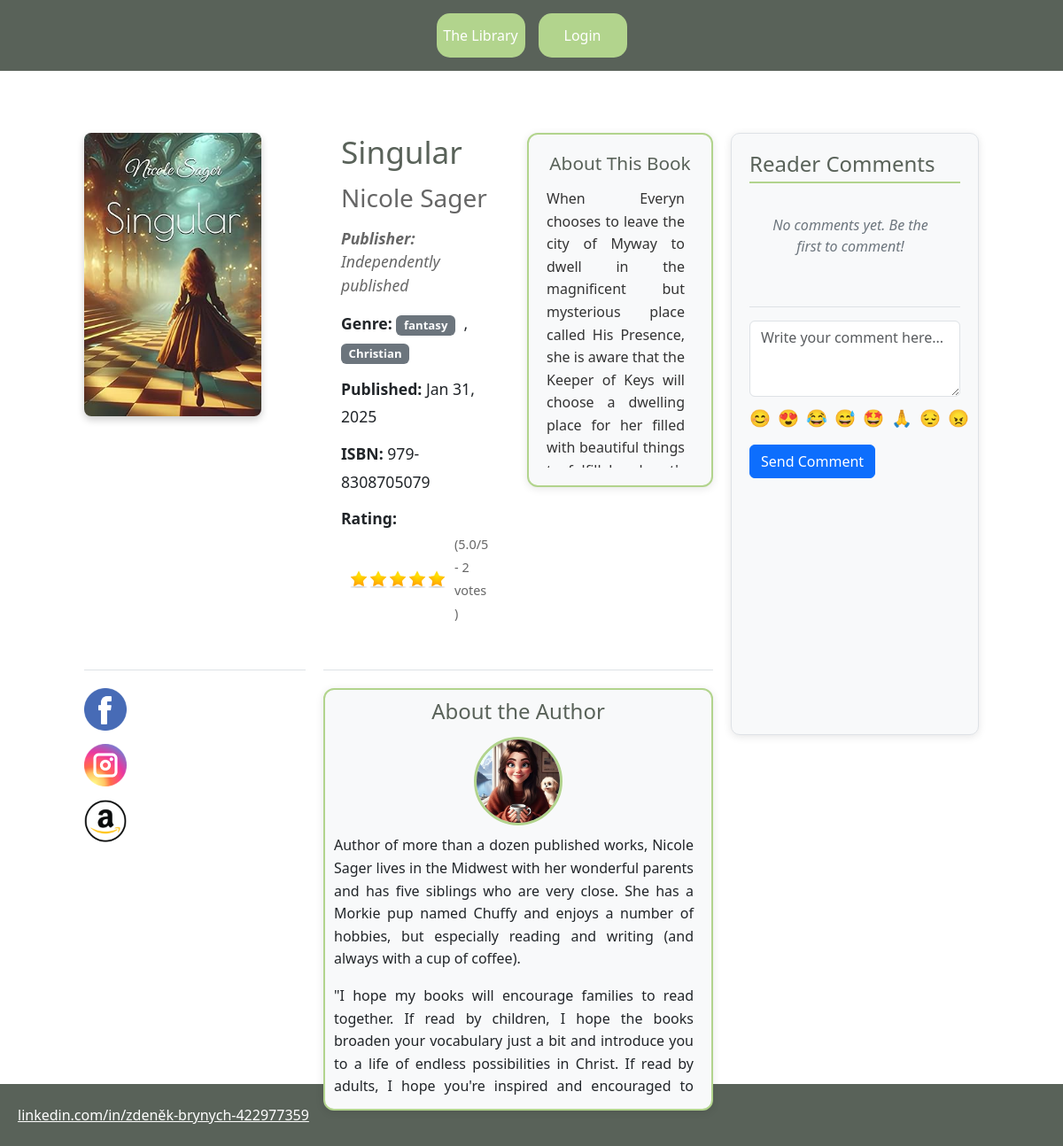
The page /projectcv/1/book_detail/ on the database its author committed.
### projectcv/models.py (models this page shows, shortened)
class Book(models.Model):
    title= models.CharField(max_length=250)
    author= models.CharField(max_length=150)
    publisher = models.CharField(max_length=150, null=True, blank=True)
    genre = models.ManyToManyField(Genre, blank=True)
    tags = models.ManyToManyField(Tag)
    rating = models.IntegerField(null=True, blank=True, choices=[(i, i) for i in range(1, 6)]) # range marks 1-5
    image = models.ImageField(upload_to='book_covers/', null=True, blank=True)
    published_date = models.DateField(null=True, blank=True)
    ean = models.CharField(max_length=13, null=True, blank=True)
    isbn = models.CharField(max_length=17, null=True, blank=True)
    author_bio = models.TextField(null=True, blank=True)
    author_photo = models.ImageField(upload_to='author_photos/', null=True, blank=True)
    blurb = models.TextField(null=True, blank=True, help_text="Short description of the book")
    facebook_url = models.URLField(max_length=200, null=True, blank=True, help_text="Facebook page URL")
    instagram_url = models.URLField(max_length=200, null=True, blank=True, help_text="Instagram page URL")
    amazon_url = models.URLField(max_length=200, null=True, blank=True, help_text="Amazon page URL")
    class Meta:
        verbose_name = "Book"
        verbose_name_plural = "Books"
    def get_average_rating(self):
        votes = self.vote_set.all()
        if votes.exists():
            total = sum(vote.rating for vote in votes)
            return round(total / votes.count(), 1) # Round to 1 decimal place
        return None
    def get_vote_count(self):
        return self.vote_set.count()
    @property
    def display_rating(self):
        avg_rating = self.get_average_rating()
        if avg_rating is not None:
            return avg_rating
        return self.rating # Fallback to manual rating if no votes

class Genre(models.Model):
    genre_name = models.CharField(max_length=100)

### projectcv/views.py (the view, shortened to what this page needs)
# urls.py: path("<int:pk>/book_detail/", views.CurrentBook.as_view(), name="book_detail"),
class CurrentBook(generic.DetailView):
    model = Book
    template_name = "projectcv/book_detail.html"
    def get_context_data(self, **kwargs):
        context = super().get_context_data(**kwargs)
        book = self.get_object()
        if self.request.user.is_authenticated:
            user_vote = book.get_user_vote(self.request.user)
            context['user_vote'] = user_vote
            context['vote_form'] = VoteForm(instance=user_vote)
        else:
            context['user_vote'] = None
            context['vote_form'] = VoteForm()
        context['average_rating'] = book.get_average_rating()
        context['vote_count'] = book.get_vote_count()
        return context
    def get(self, request, *args, **kwargs):
        try:
            self.object = self.get_object()
        except (Book.DoesNotExist, Http404):
            return redirect("book_index")
        return render(request, self.template_name, self.get_context_data())

### projectcv/forms.py
class VoteForm(forms.ModelForm):
    class Meta:
        model = Vote
        fields = ["rating"]
        widgets = {
            'rating': forms.RadioSelect(choices=[(i, f'{i} Star{"s" if i != 1 else ""}') for i in range(1, 6)])
        }

### projectcv/templates/projectcv/book_detail.html (shortened to what this page needs)
{% extends "base.html" %}
{% load static %}
{% block content %}
<div class="book-detail-container">
    <div class="left-content">
        <div class="book-main-section">
            <div class="book-image-container">
                {% if book.image %}
                    <img src="{{ book.image.url }}" alt="Book.title" class="book-cover">
                {% else %}
                    <div class="book-placeholder">
                        <i class="fas fa-book"></i>
                        <p>No Image </p>
                    </div>
                {% endif %}
            </div>
            <div class="book-blurb-container">
                <div class="book-blurb-frame">
                    <h4>About This Book</h4>
                    {% if book.blurb %}
                        <div class="book-blurb-text">
                            {{ book.blurb|linebreaks }}
                        </div>
                    {% else %}
                        <p class="text-muted">No book description available</p>
                    {% endif %}
                </div>
            </div>
            <div class="book-details-container">
                <h1 class="book-title">{{ book.title }}</h1>
                <h3 class="book-author">{{ book.author }}</h3>
                {% if book.publisher %}
                <div class="book-publisher">
                    <strong>Publisher:</strong> {{ book.publisher }}
                </div>
                {% endif %}
                <div class="book-genre">
                    <strong>Genre:</strong>
                    {% if book.genre.all %}
                        {% for genre in book.genre.all %}
                            <span class="badge bg-secondary"> {{ genre.genre_name }}</span>
                            {% if not forloop.last %}, {% endif%}
                        {% endfor %}
                    {% else %}
                        <span class="text-muted">None</span>
                    {% endif %}
                </div>
                {% if book.published_date %}
                <div class="book-info">
                    <strong>Published:</strong> {{ book.published_date|date:"M d, Y" }}
                </div>
                {% endif %}
                {% if book.isbn %}
                <div class="book-info">
                    <strong>ISBN:</strong> {{ book.isbn }}
                </div>
                {% endif %}
                {% if book.rating %}
                <div class="book-rating">
                    <strong>Rating:</strong>
                    <div class="rating-stars">
                        {% with display_rating=book.display_rating %}
                            {% for i in "12345"|make_list %}
                                {% if forloop.counter <= display_rating %}
                                    <img src="{% static 'projectcv/icons/star-filled.png' %}"
                                         alt="Filled Star"
                                        class="rating-star filled-star"
                                        onerror="this.style.display='none';">
                                {% else %}
                                    <img src="{% static 'projectcv/icons/star-empty.png' %}"
                                         alt="Empty Star"
                                        class="rating-star empty-star"
                                        onerror="this.style.display='none';">
                                {% endif %}
                            {% endfor %}
                            <span class="rating-text">
                                ({{ display_rating }}/5
                                {% if vote_count > 0 %}
                                    - {{ vote_count }} vote{{ vote_count|pluralize }}
                                {% endif %})
                            </span>
                        {% endwith %}
                    </div>
                </div>
            </div>
            <div class="social-links">
                {% load static %}
                {% if book.facebook_url %}
                    <a href="{{ book.facebook_url }}" class="social-link facebook" title="Facebook" target="_blank" rel="noopener noreferrer">
                        <img src="{% static 'projectcv/icons/facebook.png' %}" alt="Facebook" class="social-icon-img" onerror="this.style.display='none'; this.nextElementSibling.style.display='inline-block';">
                    </a>
                {% endif %}
                {% if book.instagram_url %}
                    <a href="{{ book.instagram_url }}" class="social-link instagram" title="Instagram" target="_blank" rel="noopener noreferrer">
                        <img src="{% static 'projectcv/icons/instagram.png' %}" alt="Instagram" class="social-icon-img" onerror="this.style.display='none'; this.nextElementSibling.style.display='inline-block';">
                    </a>
                {% endif %}
                {% if book.amazon_url %}
                    <a href="{{ book.amazon_url }}" class="social-link amazon" title="Amazon" target="_blank" rel="noopener noreferrer">
                        <img src="{% static 'projectcv/icons/amazon.png' %}" alt="Amazon" class="social-icon-img" onerror="this.style.display='none'; this.nextElementSibling.style.display='inline-block';">
                    </a>
                {% endif %}
            </div>
            <div class="author-bio-container">
                <div class="author-bio-frame">
                    <h4>About the Author</h4>
                    {% if book.author_photo %}
                        <img src="{{ book.author_photo.url }}" alt="{{ book.author }}" class="author-photo">
                    {% else %}
                        <div class="author-photo-placeholder">
                            <i class="fas fa-user"></i>
                        </div>
                    {% endif %}
                    <div class="author-bio-text">
                        {% if book.author_bio %}
                            {{ book.author_bio|linebreaks }}
                        {% else %}
                            <p class="text-muted">No author biography available</p>
                        {% endif %}
                    </div>
                </div>
            </div>
        </div>
    </div>
    <div class="comments-section">
        <h4>Reader Comments</h4>
        <div class="comments-list">
            {% for comment in book.comments.all %}
                <div class="comment-item">
                    <div class="comment-header">
                        <strong>{{ comment.user.email| default:"Anonymous" }}</strong>
                        <span class="comment-date">{{ comment.created_at| date:"M d, Y" }}</span>
                    </div>
                    <div class="comment-text">{{ comment.content }}</div>
                </div>
            {% empty %}
                <p class="no-comments">No comments yet. Be the first to comment!</p>
            {% endfor %}
        </div>
            <div class="comment-form-container">
                <form method="post" class="comment-form">
                    <div class="form-group">
                        <textarea name="comment" placeholder="Write your comment here..." rows="3" class="form-control comment-input"></textarea>
                    </div>
                    <div class="form-actions">
                        <div class="emoji-picker">
                            <span class="emoji" data-emoji="😊">😊</span>
                            <span class="emoji" data-emoji="😍">😍</span>
                            <span class="emoji" data-emoji="😂">😂</span>
                            <span class="emoji" data-emoji="😅">😅</span>
                            <span class="emoji" data-emoji="🤩">🤩</span>
                            <span class="emoji" data-emoji="🙏">🙏</span>
                            <span class="emoji" data-emoji="😔">😔</span>
                            <span class="emoji" data-emoji="😠">😠</span>
                        </div>
                        <button type="submit" class="btn btn-primary">Send Comment</button>
                    </div>
                </form>
            </div>
        </div>
    </div>
</div>
{% endif %}
{% endblock %}

### projectcv/templates/base.html (shortened to what this page needs)
<!DOCTYPE html>
<html lang="en">
<head>
    {% load static %}
    <link rel="stylesheet" href="{% static 'css/style.css' %}" type="text/css">
    <link rel="stylesheet" href="{% static 'css/bootstrap.min.css' %}" type="text/css">
</head>
<body>
    <nav>
        <div class="flex_box">
            <div class="nav_item"><a href="{% url 'book_index' %}">The Library</a></div>
            {% if not user.is_authenticated %}<div class="nav_item"><a href="{% url 'login' %}">Login</a></div>{% endif %}
        </div>
    </nav>
    <div class="content">
    {% block content %}
    {% endblock %}
    <footer>
        <div class="footer-content">
            <a class="footer-text" href="https://www.linkedin.com/in/zdeněk-brynych-422977359" target="_blank">linkedin.com/in/zdeněk-brynych-422977359</a>
        </div>
    </footer>
</body>
</html>

### rows shown on the page
Book: image (picture), blurb "When Everyn chooses to leave the city of Myway to dwell in the magnificent but mysterious place called His Presence, she is aware that the Keeper of Keys will choose a dwelling place for her filled with beautiful things…", title "Singular", author "Nicole Sager", publisher "Independently published", published_date "Jan 31, 2025", isbn "979-8308705079", rating 5 (drawn), author_photo (picture), author_bio "Author of more than a dozen published works, Nicole Sager lives in the Midwest with her wonderful parents and has five siblings who are very close. She has a Morkie pup named Chuffy and enjoys a number of hobbies, but especially reading and writing (and always with a cup of coffee). \"I hope my books will encourage families to read together. If read by children, I hope the books broaden your vocabulary just a bit and introduce you to a life of endless possibilities in Christ. If read by adults, I hope you're inspired and encouraged to…"
Genre: genre_name "fantasy"
Genre: genre_name "Christian"

### other values the page prints
{{ display_rating }} "5.0"
{{ vote_count }} "2"
